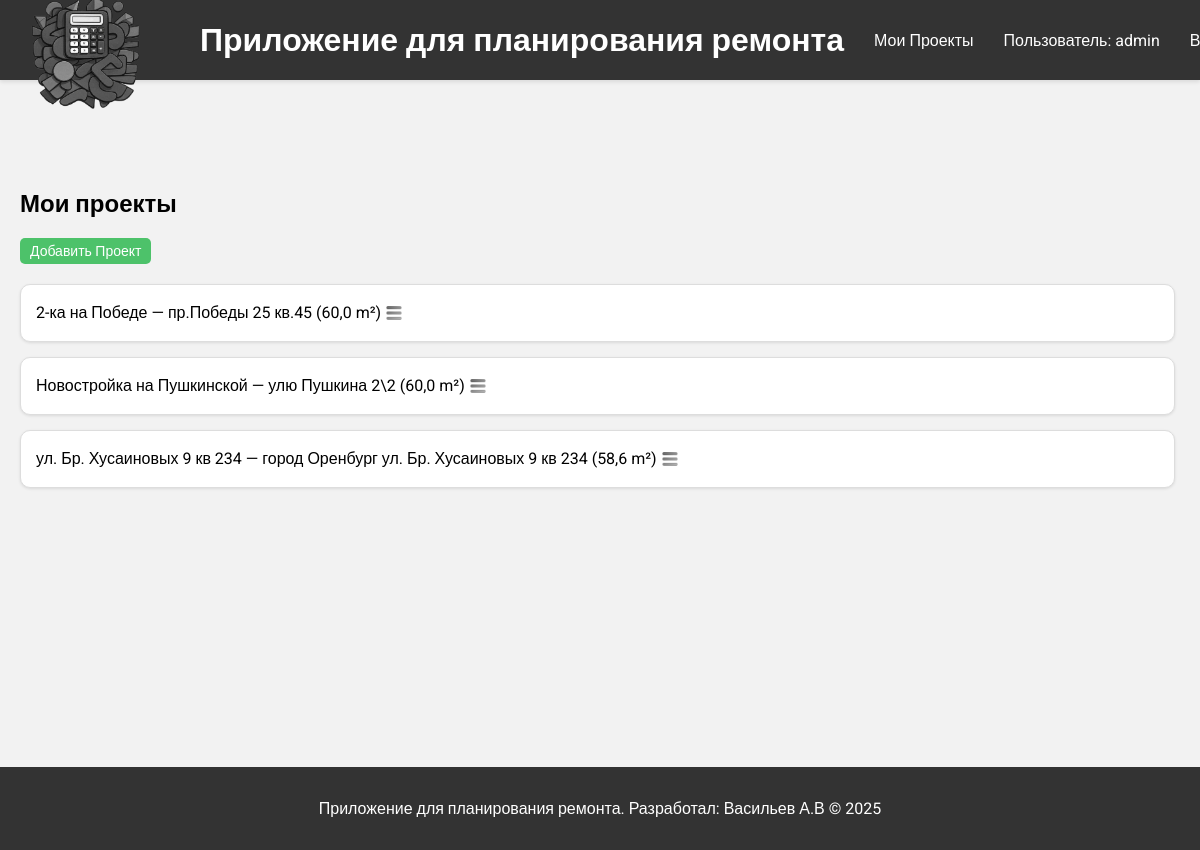
Before: /apartment/ (signed in) with the older database file.
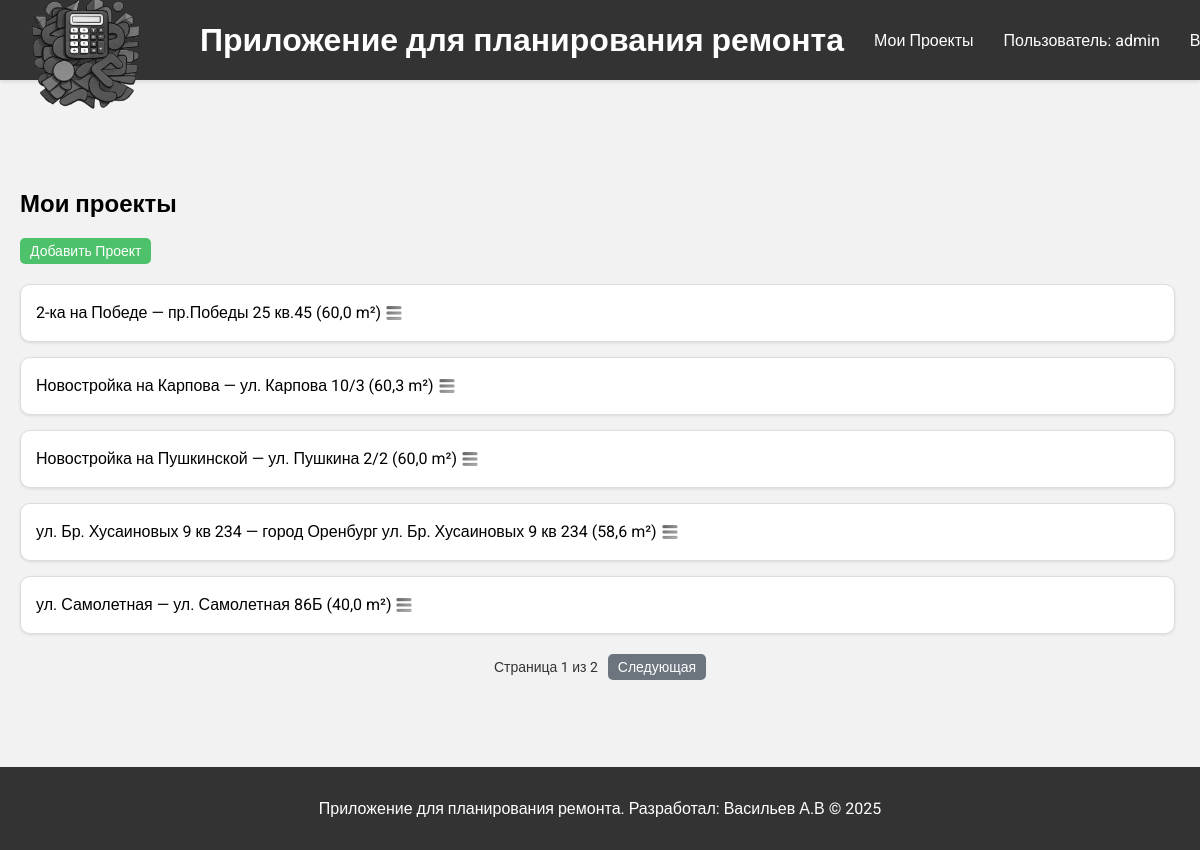
After: the same page with the newer database file.
### repairs/models.py (models this page shows, shortened)
class Apartment(models.Model):
    user = models.ForeignKey(User, on_delete=models.CASCADE)
    name = models.CharField(max_length=100)
    address = models.CharField(max_length=255, blank=True)
    total_area = models.FloatField()
    image = models.ImageField(upload_to='apartment_images/', blank=True, null=True)

### repairs/views.py (the view)
# urls.py: path('apartment/', views.apartment, name='apartment'),
@login_required
def apartment(request):
    apartments = Apartment.objects.filter(user=request.user).order_by('name')
    print(f"Всего проектов для пользователя {request.user.username}: {apartments.count()}")  # Отладка
    if not apartments.exists():
        print("Нет проектов для этого пользователя. Добавьте проекты через админку или форму.")
    paginator = Paginator(apartments, 5)  # 5 проектов на страницу
    page_number = request.GET.get('page')
    page_obj = paginator.get_page(page_number)
    print(f"Объектов на странице {page_obj.number}: {page_obj.object_list.count()}")  # Отладка
    return render(request, 'repairs/apartment.html', {'page_obj': page_obj})

### repairs/templates/repairs/apartment.html (shortened to what this page needs)
{% extends "repairs/base.html" %}
{% load static %}
{% block content %}
<h2>Мои проекты</h2>
<a href="{% url 'apartment_create' %}" class="button-primary">Добавить Проект</a>
{% if page_obj %}
<ul class="project-list">
    {% for apt in page_obj %}
    <li class="proj-item">
        <div class="proj-row">
            <span class="proj-text">{{ apt.name }} — {{ apt.address }} ({{ apt.total_area }} m²)</span>
            <div class="proj-dropdown">
                <button class="proj-dropdown-btn" onclick="toggleDropdown(event, 'proj-dropdown-{{ apt.id }}')">
                    <img src="{% static 'repairs/images/menu_icon.png' %}" alt="Действия" class="proj-menu-icon">
                </button>
            </div>
        </div>
    </li>
    {% empty %}
    <li>Нет проектов на этой странице.</li>
    {% endfor %}
</ul>
{% if page_obj.paginator.num_pages > 1 %}
<div class="pagination">
    <span>Страница {{ page_obj.number }} из {{ page_obj.paginator.num_pages }}</span>
    {% if page_obj.has_next %}
    <a href="?page={{ page_obj.next_page_number }}" class="button-secondary">Следующая</a>
    {% endif %}
</div>
{% endif %}
{% else %}
<p>У вас пока нет проектов.</p>
{% endif %}
{% endblock %}

Changed rows visible on the page:
added Apartment: name "Новостройка на Карпова", address "ул. Карпова 10/3", total_area "60,3"
changed Apartment "Новостройка на Пушкинской": address "улю Пушкина 2\\2" → "ул. Пушкина 2/2"
added Apartment: name "ул. Самолетная", address "ул. Самолетная 86Б", total_area "40,0"
Other visible differences:
{{ page_obj.number }}: (not shown) → "1"
{{ page_obj.paginator.num_pages }}: (not shown) → "2"
text now shown: "Страница из Следующая"
